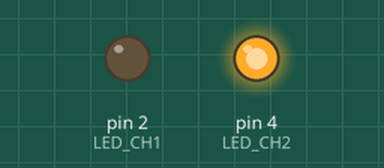
This sketch was run on a simulated Arduino Uno, built with avr-gcc and run on an emulated ATmega328P. On the bench: output pins drawn as LEDs (lit = HIGH).

Above: at 0.2 s.
At 3.3 s:
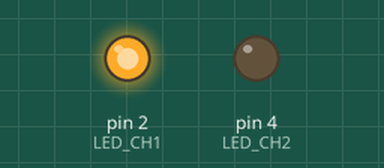
Timing chart, 0 to 4.7 s (numbered marks = the images above):
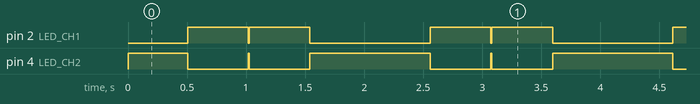

Measured:
- by itself, pin 2 (LED_CH1): repeats every 2.1 s: LOW 0.01 s, HIGH 0.51 s, LOW 1.0 s, HIGH 0.51 s
- by itself, pin 4 (LED_CH2): repeats every 2.1 s: LOW 0.51 s, HIGH 0.01 s, LOW 0.51 s, HIGH 1.0 s
- by itself, everything shown: repeats every 2.1 s, in 4 steps

The sketch:

ex06.ino
```cpp
// 定义两路LED引脚
#define LED_CH1 2
#define LED_CH2 4

// PWM亮度变量、变化步长
uint8_t brightness = 0;
int step = 2;

void setup() {
  pinMode(LED_CH1, OUTPUT);
  pinMode(LED_CH2, OUTPUT);
}

void loop() {
  // 更新亮度，触达边界反转增减方向
  brightness += step;
  if (brightness >= 255 || brightness <= 0) {
    step = -step;
  }

  // 核心：两路PWM完全反相
  analogWrite(LED_CH1, brightness);
  analogWrite(LED_CH2, 255 - brightness);

  // 控制整体渐变平滑速度，数值越小过渡越快
  delay(8);
}
```
